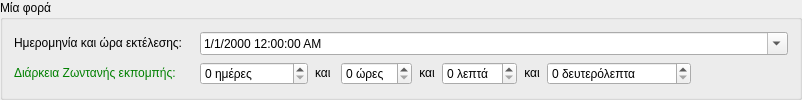
            <widget class="QGroupBox" name="one_time_groupBox">
             <property name="sizePolicy">
              <sizepolicy hsizetype="Preferred" vsizetype="Maximum">
               <horstretch>0</horstretch>
               <verstretch>0</verstretch>
              </sizepolicy>
             </property>
             <property name="title">
              <string>Μία φορά</string>
             </property>
             <layout class="QGridLayout" name="gridLayout_3">
              <property name="horizontalSpacing">
               <number>7</number>
              </property>
              <item row="0" column="0">
               <widget class="QLabel" name="label_7">
                <property name="sizePolicy">
                 <sizepolicy hsizetype="Preferred" vsizetype="Maximum">
                  <horstretch>0</horstretch>
                  <verstretch>0</verstretch>
                 </sizepolicy>
                </property>
                <property name="text">
                 <string>Ημερομηνία και ώρα εκτέλεσης:   </string>
                </property>
               </widget>
              </item>
              <item row="1" column="0">
               <widget class="QLabel" name="label_8">
                <property name="sizePolicy">
                 <sizepolicy hsizetype="Preferred" vsizetype="Maximum">
                  <horstretch>0</horstretch>
                  <verstretch>0</verstretch>
                 </sizepolicy>
                </property>
                <property name="styleSheet">
                 <string notr="true">QLabel{color:green;}</string>
                </property>
                <property name="text">
                 <string>Διάρκεια Ζωντανής εκπομπής:</string>
                </property>
               </widget>
              </item>
              <item row="1" column="4">
               <widget class="QSpinBox" name="one_time_live_duration_hours">
                <property name="sizePolicy">
                 <sizepolicy hsizetype="Minimum" vsizetype="Maximum">
                  <horstretch>0</horstretch>
                  <verstretch>0</verstretch>
                 </sizepolicy>
                </property>
                <property name="suffix">
                 <string> ώρες</string>
                </property>
                <property name="prefix">
                 <string/>
                </property>
                <property name="maximum">
                 <number>24</number>
                </property>
               </widget>
              </item>
              <item row="1" column="3">
               <widget class="QLabel" name="label_10">
                <property name="sizePolicy">
                 <sizepolicy hsizetype="Preferred" vsizetype="Maximum">
                  <horstretch>0</horstretch>
                  <verstretch>0</verstretch>
                 </sizepolicy>
                </property>
                <property name="text">
                 <string>και </string>
                </property>
                <property name="alignment">
                 <set>Qt::AlignCenter</set>
                </property>
               </widget>
              </item>
              <item row="1" column="5">
               <widget class="QLabel" name="label_11">
                <property name="sizePolicy">
                 <sizepolicy hsizetype="Preferred" vsizetype="Maximum">
                  <horstretch>0</horstretch>
                  <verstretch>0</verstretch>
                 </sizepolicy>
                </property>
                <property name="text">
                 <string>και</string>
                </property>
                <property name="alignment">
                 <set>Qt::AlignCenter</set>
                </property>
               </widget>
              </item>
              <item row="1" column="6">
               <widget class="QSpinBox" name="one_time_live_duration_minutes">
                <property name="sizePolicy">
                 <sizepolicy hsizetype="Minimum" vsizetype="Maximum">
                  <horstretch>0</horstretch>
                  <verstretch>0</verstretch>
                 </sizepolicy>
                </property>
                <property name="suffix">
                 <string> λεπτά</string>
                </property>
                <property name="prefix">
                 <string/>
                </property>
                <property name="maximum">
                 <number>60</number>
                </property>
               </widget>
              </item>
              <item row="1" column="7">
               <widget class="QLabel" name="label_12">
                <property name="sizePolicy">
                 <sizepolicy hsizetype="Preferred" vsizetype="Maximum">
                  <horstretch>0</horstretch>
                  <verstretch>0</verstretch>
                 </sizepolicy>
                </property>
                <property name="text">
                 <string>και</string>
                </property>
                <property name="alignment">
                 <set>Qt::AlignCenter</set>
                </property>
               </widget>
              </item>
              <item row="1" column="8">
               <widget class="QSpinBox" name="one_time_live_duration_seconds">
                <property name="sizePolicy">
                 <sizepolicy hsizetype="Minimum" vsizetype="Maximum">
                  <horstretch>0</horstretch>
                  <verstretch>0</verstretch>
                 </sizepolicy>
                </property>
                <property name="suffix">
                 <string> δευτερόλεπτα</string>
                </property>
                <property name="prefix">
                 <string/>
                </property>
                <property name="maximum">
                 <number>1000000</number>
                </property>
               </widget>
              </item>
              <item row="0" column="1" colspan="9">
               <widget class="QDateTimeEdit" name="one_time_start_datetime">
                <property name="sizePolicy">
                 <sizepolicy hsizetype="Minimum" vsizetype="Maximum">
                  <horstretch>0</horstretch>
                  <verstretch>0</verstretch>
                 </sizepolicy>
                </property>
                <property name="displayFormat">
                 <string>d/M/yyyy h:mm:ss AP</string>
                </property>
                <property name="calendarPopup">
                 <bool>true</bool>
                </property>
               </widget>
              </item>
              <item row="1" column="9">
               <spacer name="horizontalSpacer">
                <property name="sizePolicy">
                 <sizepolicy hsizetype="Expanding" vsizetype="Minimum">
                  <horstretch>0</horstretch>
                  <verstretch>0</verstretch>
                 </sizepolicy>
                </property>
                <property name="orientation">
                 <enum>Qt::Horizontal</enum>
                </property>
                <property name="sizeType">
                 <enum>QSizePolicy::Expanding</enum>
                </property>
                <property name="sizeHint" stdset="0">
                 <size>
                  <width>90</width>
                  <height>20</height>
                 </size>
                </property>
               </spacer>
              </item>
              <item row="1" column="1" colspan="2">
               <widget class="QSpinBox" name="one_time_live_duration_days">
                <property name="sizePolicy">
                 <sizepolicy hsizetype="Minimum" vsizetype="Maximum">
                  <horstretch>0</horstretch>
                  <verstretch>0</verstretch>
                 </sizepolicy>
                </property>
                <property name="suffix">
                 <string> ημέρες</string>
                </property>
                <property name="prefix">
                 <string/>
                </property>
                <property name="maximum">
                 <number>1000000</number>
                </property>
               </widget>
              </item>
             </layout>
            </widget>
